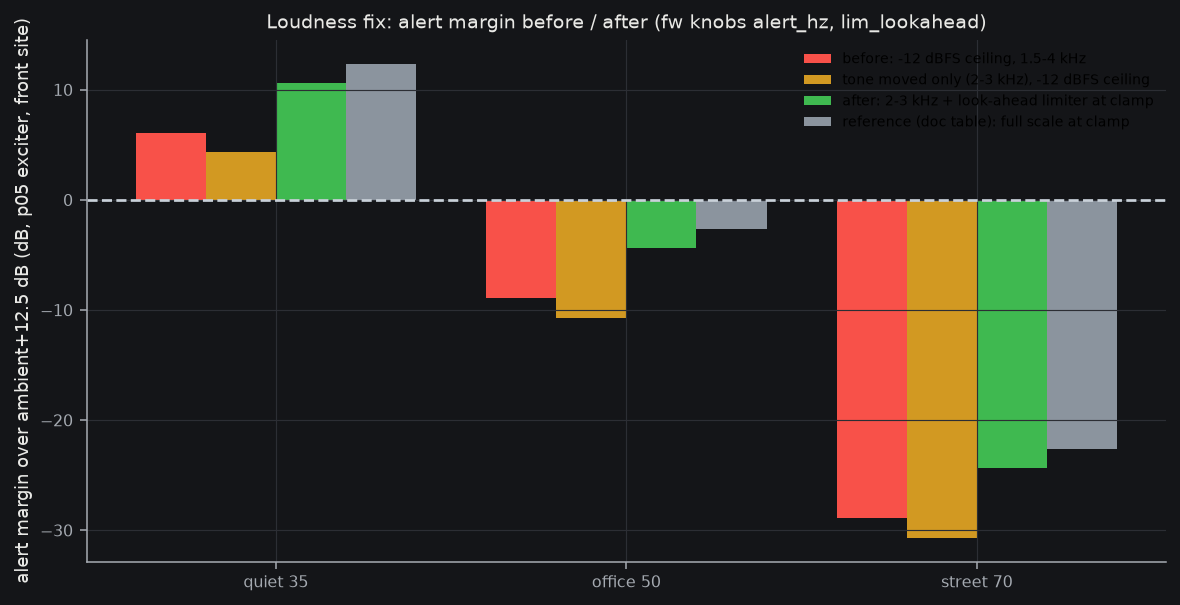

This chart was generated by the following Python code:
"""Before/after alert margin for the loudness firmware fix (fw knobs alert_hz, lim_lookahead). Reuses the loudness.py chain.
Before = shipped chain: -12 dBFS true-peak ceiling (0.251 of Vdd diff), alert band 1.5-4 kHz average (no alert placement).
After  = alert at 2-3 kHz, look-ahead limiter ceiling = R64 clamp (0.6353) - shaper excursion (0.1150) = 0.5203.
Reference (loudness.md table) = full-scale sine at the clamp 0.6353, 2-3 kHz."""
import io, contextlib, pathlib, sys, numpy as np
sys.argv = ["x"]
with contextlib.redirect_stdout(io.StringIO()):
    import runpy
    g = runpy.run_path(str(pathlib.Path(__file__).with_name("loudness.py")))
plt, F, Fl, sites, q = g["plt"], g["F"], g["Fl"], g["sites"], g["q"]
front = list(sites)[0]; t = sites[front]
AMP_CLAMP = 0.635270; EXC = 0.115050
cases = {"before: -12 dBFS ceiling, 1.5-4 kHz": (0.2511886, [0,1,2,3,4]),
         "tone moved only (2-3 kHz), -12 dBFS ceiling": (0.2511886, [1,2,3]),
         "after: 2-3 kHz + look-ahead limiter at clamp": (AMP_CLAMP - EXC, [1,2,3]),
         "reference (doc table): full scale at clamp": (AMP_CLAMP, [1,2,3])}
amb = {"quiet 35": 35, "office 50": 50, "street 70": 70}
res = {}
for name, (amp, idx) in cases.items():
    gain = 20*np.log10(amp/AMP_CLAMP)                       # dB vs the clamp-level sine used in loudness.py
    for site_pretty, tt in (("p05", Fl - 9.0 - t), ("nominal", Fl - t)):
        eq = tt + gain + q
        for a, dba in amb.items():
            res[(name, site_pretty, a)] = float(np.mean((eq - (dba - 11 + 12.5))[idx]))
for k, v in res.items():
    if k[1] == "p05": print(f"{k[0]:48s} {k[2]:9s} p05 {v:+6.1f}  nominal {res[(k[0],'nominal',k[2])]:+6.1f}")
fig, ax = plt.subplots(figsize=(8.5, 4.4))
cols = ["#f85149", "#d29922", "#3fb950", "#8b949e"]; x = np.arange(3); w = .2
for i, (name, c) in enumerate(zip(cases, cols)):
    ax.bar(x + (i-1.5)*w, [res[(name, "p05", a)] for a in amb], w, color=c, label=name)
ax.axhline(0, color="#c9d1d9", ls="--"); ax.set_xticks(x); ax.set_xticklabels(list(amb))
ax.set_ylabel("alert margin over ambient+12.5 dB (dB, p05 exciter, front site)")
ax.set_title("Loudness fix: alert margin before / after (fw knobs alert_hz, lim_lookahead)"); ax.legend(fontsize=7)
fig.tight_layout(); fig.savefig(pathlib.Path(__file__).with_name("loudness_fw.png"), dpi=140)
